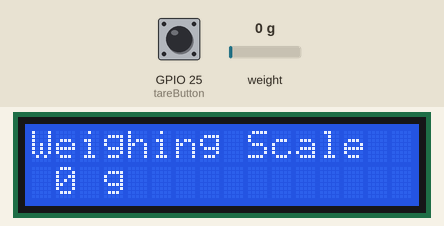
A sketch run on a simulated ESP32. On the bench: 16×2 character LCD. The inputs (shaded band) are chosen by the test bench; at power-on: GPIO 25 (tareButton) HIGH, weight on the scale 0 g. WiFi joins after 1.5 s; servers stay silent unless stated; no MQTT or app messages arrive unless stated; what the sketch prints to the serial monitor is not drawn.

Above: at 5.1 s.
5.2 s: GPIO 25 (tareButton) pulled LOW for 0.15 s
At 5.6 s:
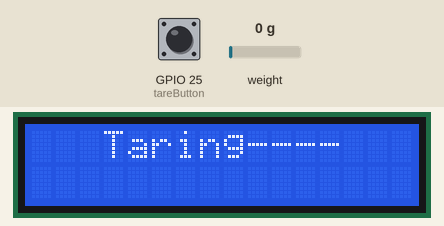
8.3 s: weight on the scale set to 100 g
At 9.3 s:
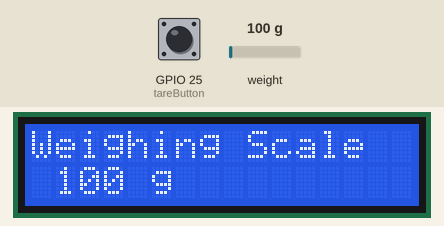
9.8 s: weight on the scale set to 1250 g
At 10.4 s:
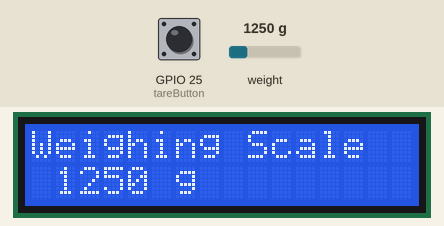
12.8 s: weight on the scale set to 2500 g
At 14.2 s:
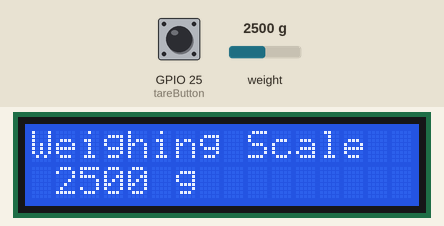
Timing chart, 0 to 15.8 s (numbered marks = the images above; inputs shaded):
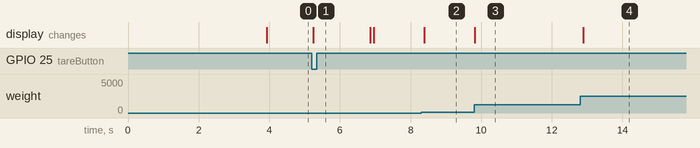

The sketch:

code.ino
```cpp
#include <WiFi.h>
#include <PubSubClient.h>
#include "HX711_ADC.h"
#include <LiquidCrystal.h>

/**
 * @brief Configuração do WiFi e MQTT
 */
const char* ssid = "Wokwi-GUEST"; ///< SSID do WiFi
const char* password = ""; ///< Senha do WiFi
const char* mqttServer = "broker.hivemq.com"; ///< Endereço do broker MQTT
const int mqttPort = 1883; ///< Porta do broker MQTT
const char* mqttTopic = "weightScale/data"; ///< Tópico MQTT para os dados de peso

WiFiClient espClient; ///< Cliente WiFi
PubSubClient client(espClient); ///< Cliente MQTT

/**
 * @brief Configuração da célula de carga e LCD
 */
LiquidCrystal lcd(23, 22, 5, 17, 16, 4); ///< LCD com pinos configurados
HX711_ADC LoadCell(19, 18); ///< Célula de carga HX711 com pinos de dados e clock
int tareButton = 25; ///< Pino do botão de tara
const float overload = 5000.0; ///< Limite de sobrecarga em gramas

/**
 * @brief Inicializa WiFi, MQTT, célula de carga e LCD
 */
void setup() {
  Serial.begin(115200);
  connectToWiFi();
  client.setServer(mqttServer, mqttPort);
  client.setCallback(callback);
  connectToMQTT();

  pinMode(tareButton, INPUT_PULLUP);
  LoadCell.begin();
  LoadCell.start(1000);
  LoadCell.tare();
  LoadCell.setCalFactor(0.42);

  lcd.begin(16, 2);
  lcd.clear();
  lcd.print("Weighing Scale");
}

/**
 * @brief Conecta-se ao WiFi
 */
void connectToWiFi() {
  WiFi.begin(ssid, password);
  while (WiFi.status() != WL_CONNECTED) {
    delay(1000);
    Serial.println("Conectando ao WiFi...");
  }
  Serial.println("WiFi conectado!");
}

/**
 * @brief Conecta-se ao broker MQTT
 */
void connectToMQTT() {
  while (!client.connected()) {
    Serial.println("Conectando ao MQTT...");
    if (client.connect("ESP32Client")) {
      Serial.println("Conectado ao MQTT!");
      client.subscribe(mqttTopic);
    } else {
      Serial.print("Falha na conexão. Código: ");
      Serial.println(client.state());
      delay(5000);
    }
  }
}

/**
 * @brief Callback para mensagens MQTT
 * @param topic Tópico recebido
 * @param payload Mensagem recebida
 * @param length Tamanho da mensagem
 */
void callback(char* topic, byte* payload, unsigned int length) {
  Serial.print("Mensagem no tópico: ");
  Serial.print(topic);
  Serial.print(". Conteúdo: ");
  for (int i = 0; i < length; i++) {
    Serial.print((char)payload[i]);
  }
  Serial.println();
}

/**
 * @brief Loop principal: atualiza peso, publica no MQTT e exibe no LCD
 */
void loop() {
  if (WiFi.status() != WL_CONNECTED) {
    connectToWiFi();
  }
  if (!client.connected()) {
    connectToMQTT();
  }

  client.loop();
  LoadCell.update();
  float weight = LoadCell.getData();
  Serial.println(weight);

  if (weight < overload) {
    lcd.setCursor(1, 1);
    lcd.print(weight, 0);
    lcd.print(" g    ");

    String message = "{ \"weight\": \"" + String(weight, 0) + "\" }";
    client.publish(mqttTopic, message.c_str());
    Serial.println("Mensagem enviada: " + message);
  } else {
    lcd.setCursor(1, 1);
    lcd.print("Over Load");
    client.publish(mqttTopic, "{ \"weight\": \"Over Load\" }");
  }

  if (digitalRead(tareButton) == LOW) {
    lcd.clear();
    lcd.setCursor(3, 0);
    lcd.print("Taring----");
    LoadCell.start(1000);
    delay(200);
    lcd.clear();
    lcd.print("Weighing Scale");
  }

  delay(100);
}
```

Measured:
- after the input at 5.2 s, the display: changes after 0.05 s (image 1)
- after the input at 8.3 s, the display: changes after 0.09 s (image 2)
- after the input at 9.8 s, the display: changes at once (image 3)
- after the input at 12.8 s, the display: changes after 0.10 s (image 4)
